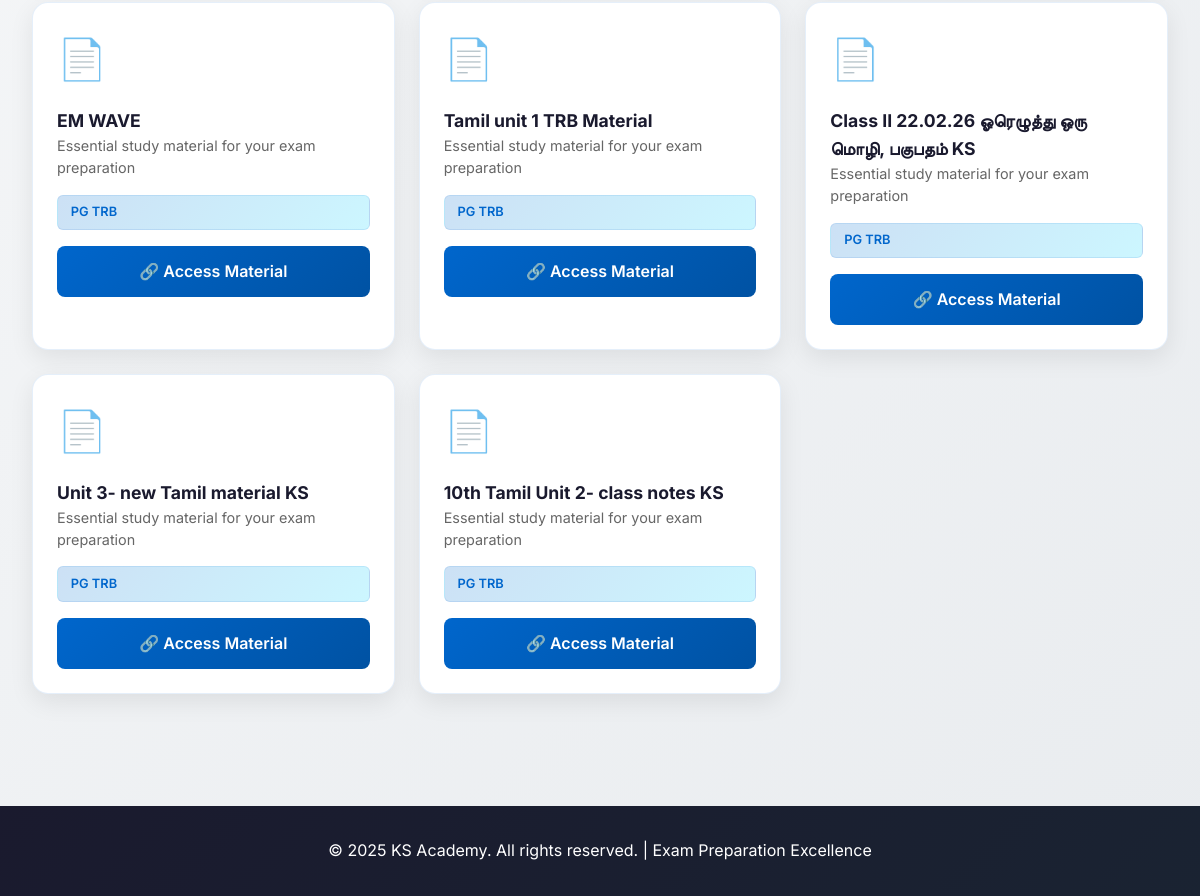
Before: /student (signed in, lower part) with the older database file.
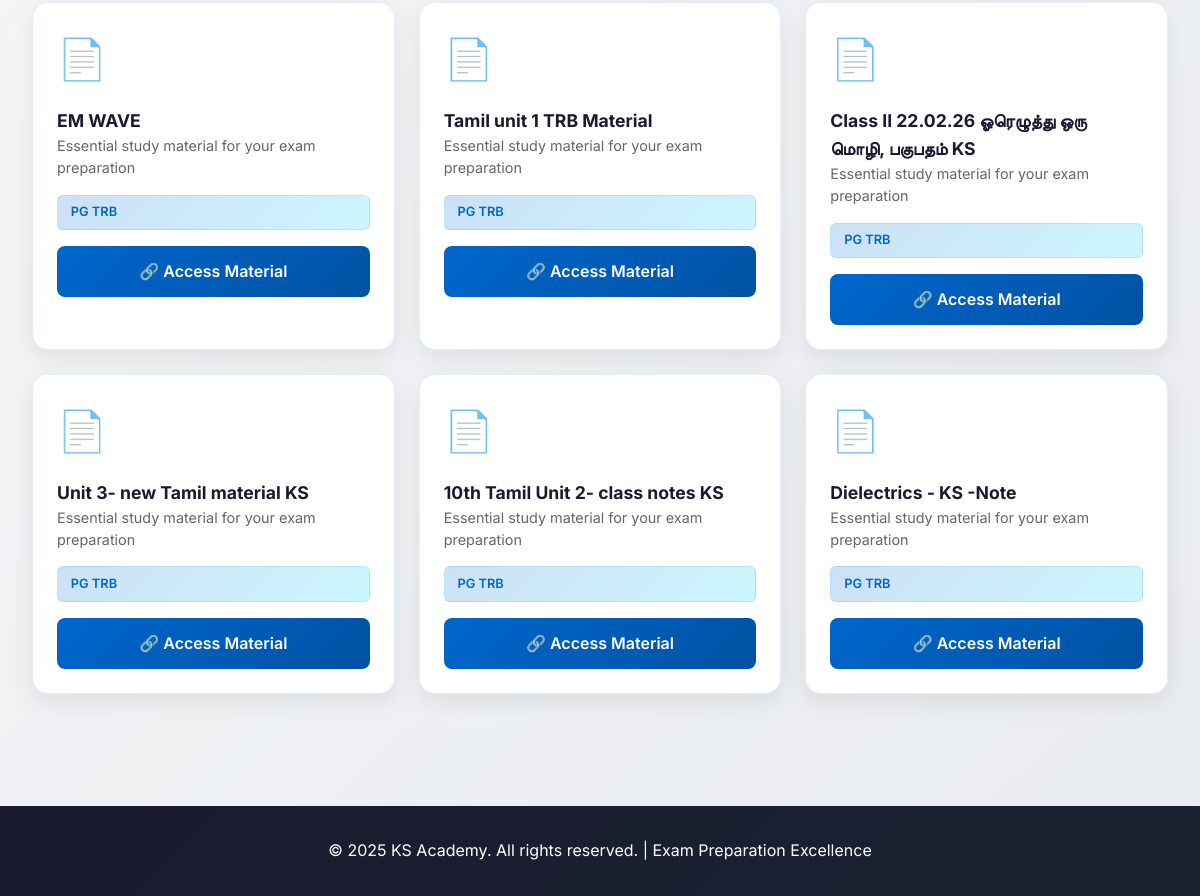
After: the same page with the newer database file.
### tables this page shows
CREATE TABLE materials (
        id INTEGER PRIMARY KEY AUTOINCREMENT,
        title TEXT NOT NULL,
        link TEXT NOT NULL,
        category TEXT NOT NULL
    );

### app.py (the view)
@app.route('/student')
def student():
    if not session.get('user') or session['user'] == 'admin':
        return redirect('/login')
    with get_db() as con:
        cur = con.cursor()
        cur.execute("SELECT name, category FROM students WHERE userid = ?", (session['user'],))
        student_data = cur.fetchone()
        if student_data:
            materials = con.execute("SELECT * FROM materials WHERE category = ?", (student_data[1],)).fetchall()
        else:
            materials = []
    return render_template("student.html",
                           student_name=student_data[0] if student_data else '',
                           userid=session.get('user'),
                           materials=materials)

### app.py (called while the page is built)
def get_db():
    conn = sqlite3.connect('data.db', check_same_thread=False)
    return conn

### templates/student.html (shortened to what this page needs)
<!DOCTYPE html>
<html lang="en">
<head>
</head>
<body>
    <div class="container">
        <section>
            {% if materials %}
            <div class="materials-grid">
                {% for mat in materials %}
                <div class="material-card">
                    <div class="material-icon">📄</div>
                    <div>
                        <h4 class="material-title">{{ mat[1] }}</h4>
                        <p class="material-description">Essential study material for your exam preparation</p>
                    </div>
                    <div class="material-category">{{ mat[3] if mat|length > 3 else 'Study Material' }}</div>
                    <a href="{{ mat[2] }}" target="_blank" class="material-link">
                        🔗 Access Material
                    </a>
                </div>
                {% endfor %}
            </div>
            {% else %}
            <div class="empty-state">
                <div class="empty-state-icon">📭</div>
                <h4>No Materials Yet</h4>
                <p>Your study materials will appear here. Check back soon!</p>
            </div>
            {% endif %}
        </section>
    </div>
    <footer>
        <p>&copy; 2025 KS Academy. All rights reserved. | Exam Preparation Excellence</p>
    </footer>
</body>
</html>

### templates/student.html (style rules this page uses)
:root { --primary: #0066cc; --primary-dark: #0052a3; --secondary: #ff6b35; --accent: #00d4ff; --success: #2ecc71; --text-dark: #1a1a2e; --text-light: #f5f5f5; --bg-light: #f8f9fa; --border-color: rgba(0, 102, 204, 0.1); }
* { margin: 0; padding: 0; box-sizing: border-box; }
html { scroll-behavior: smooth; }
body { font-family: 'Inter', -apple-system, BlinkMacSystemFont, 'Segoe UI', sans-serif; background: linear-gradient(135deg, var(--bg-light) 0%, #e9ecef 100%); color: var(--text-dark); line-height: 1.6; }
.container { max-width: 1200px; margin: 0 auto; padding: 2rem; }
.materials-grid { display: grid; grid-template-columns: repeat(auto-fill, minmax(300px, 1fr)); gap: 1.5rem; margin-bottom: 2rem; }
.material-card { background: white; border-radius: 16px; padding: 1.5rem; box-shadow: 0 8px 24px rgba(0, 0, 0, 0.08); border: 1px solid var(--border-color); transition: all 0.3s ease; animation: slideInUp 0.6s ease-out; display: flex; flex-direction: column; gap: 1rem; }
.material-icon { font-size: 2.5rem; }
.material-title { font-weight: 700; font-size: 1.1rem; color: var(--text-dark); }
.material-description { color: #666; font-size: 0.9rem; line-height: 1.5; }
.material-category { display: inline-block; background: linear-gradient(135deg, rgba(0, 102, 204, 0.2), rgba(0, 212, 255, 0.2)); color: var(--primary); padding: 0.4rem 0.8rem; border-radius: 6px; font-size: 0.8rem; font-weight: 600; border: 1px solid var(--border-color); }
.material-link { background: linear-gradient(135deg, var(--primary), var(--primary-dark)); color: white; padding: 0.8rem 1rem; border-radius: 8px; text-decoration: none; font-weight: 600; text-align: center; transition: all 0.3s ease; display: block; }
footer { background: linear-gradient(135deg, var(--text-dark) 0%, #1a2332 100%); color: white; text-align: center; padding: 2rem; margin-top: 3rem; }
footer p { margin: 0; }

Changed rows visible on the page:
added materials: title "Dielectrics - KS -Note", category "PG TRB"
